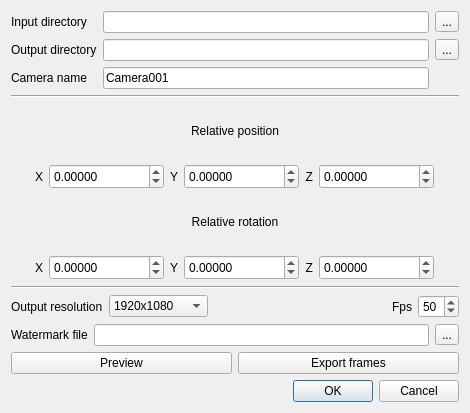
<?xml version="1.0" encoding="UTF-8"?>
<ui version="4.0">
 <class>AnimationDialog</class>
 <widget class="QDialog" name="AnimationDialog">
  <property name="geometry">
   <rect>
    <x>0</x>
    <y>0</y>
    <width>470</width>
    <height>413</height>
   </rect>
  </property>
  <property name="windowTitle">
   <string>wrlAnimation</string>
  </property>
  <property name="windowIcon">
   <iconset resource="../qWrlAnimation.qrc">
    <normaloff>:/CC/plugin/qWrlAnimation/images/icon.png</normaloff>:/CC/plugin/qWrlAnimation/images/icon.png</iconset>
  </property>
  <layout class="QVBoxLayout" name="verticalLayout_4">
   <item>
    <layout class="QGridLayout" name="gridLayout">
     <item row="2" column="0">
      <widget class="QLabel" name="label_3">
       <property name="text">
        <string>Camera name</string>
       </property>
      </widget>
     </item>
     <item row="1" column="0">
      <widget class="QLabel" name="label_4">
       <property name="text">
        <string>Output directory</string>
       </property>
      </widget>
     </item>
     <item row="0" column="0">
      <widget class="QLabel" name="label_2">
       <property name="text">
        <string>Input directory </string>
       </property>
      </widget>
     </item>
     <item row="1" column="3">
      <widget class="QToolButton" name="outputDirButton">
       <property name="text">
        <string>...</string>
       </property>
      </widget>
     </item>
     <item row="0" column="3">
      <widget class="QToolButton" name="inputDirButton">
       <property name="text">
        <string>...</string>
       </property>
      </widget>
     </item>
     <item row="0" column="2">
      <widget class="QLineEdit" name="inputDirLineEdit"/>
     </item>
     <item row="1" column="2">
      <widget class="QLineEdit" name="outputDirLineEdit"/>
     </item>
     <item row="2" column="2">
      <widget class="QLineEdit" name="cameraNameLineEdit">
       <property name="text">
        <string>Camera001</string>
       </property>
      </widget>
     </item>
    </layout>
   </item>
   <item>
    <widget class="Line" name="line_2">
     <property name="orientation">
      <enum>Qt::Horizontal</enum>
     </property>
    </widget>
   </item>
   <item>
    <layout class="QVBoxLayout" name="verticalLayout_2">
     <item>
      <layout class="QVBoxLayout" name="verticalLayout_3">
       <item>
        <widget class="QLabel" name="label_9">
         <property name="text">
          <string>Relative position</string>
         </property>
         <property name="alignment">
          <set>Qt::AlignCenter</set>
         </property>
        </widget>
       </item>
       <item>
        <layout class="QHBoxLayout" name="horizontalLayout_3">
         <item>
          <spacer name="horizontalSpacer_4">
           <property name="orientation">
            <enum>Qt::Horizontal</enum>
           </property>
           <property name="sizeHint" stdset="0">
            <size>
             <width>40</width>
             <height>20</height>
            </size>
           </property>
          </spacer>
         </item>
         <item>
          <widget class="QLabel" name="label_7">
           <property name="text">
            <string>X</string>
           </property>
           <property name="alignment">
            <set>Qt::AlignRight|Qt::AlignTrailing|Qt::AlignVCenter</set>
           </property>
          </widget>
         </item>
         <item>
          <widget class="QDoubleSpinBox" name="xDoubleSpinBox">
           <property name="minimumSize">
            <size>
             <width>115</width>
             <height>25</height>
            </size>
           </property>
           <property name="baseSize">
            <size>
             <width>115</width>
             <height>25</height>
            </size>
           </property>
           <property name="decimals">
            <number>5</number>
           </property>
           <property name="minimum">
            <double>-9999.000000000000000</double>
           </property>
           <property name="maximum">
            <double>9999.000000000000000</double>
           </property>
          </widget>
         </item>
         <item>
          <widget class="QLabel" name="label_8">
           <property name="text">
            <string>Y</string>
           </property>
           <property name="alignment">
            <set>Qt::AlignRight|Qt::AlignTrailing|Qt::AlignVCenter</set>
           </property>
          </widget>
         </item>
         <item>
          <widget class="QDoubleSpinBox" name="yDoubleSpinBox">
           <property name="minimumSize">
            <size>
             <width>115</width>
             <height>25</height>
            </size>
           </property>
           <property name="baseSize">
            <size>
             <width>115</width>
             <height>25</height>
            </size>
           </property>
           <property name="decimals">
            <number>5</number>
           </property>
           <property name="minimum">
            <double>-9999.000000000000000</double>
           </property>
           <property name="maximum">
            <double>9999.000000000000000</double>
           </property>
          </widget>
         </item>
         <item>
          <widget class="QLabel" name="label_6">
           <property name="text">
            <string>Z</string>
           </property>
           <property name="alignment">
            <set>Qt::AlignRight|Qt::AlignTrailing|Qt::AlignVCenter</set>
           </property>
          </widget>
         </item>
         <item>
          <widget class="QDoubleSpinBox" name="zDoubleSpinBox">
           <property name="minimumSize">
            <size>
             <width>115</width>
             <height>25</height>
            </size>
           </property>
           <property name="baseSize">
            <size>
             <width>115</width>
             <height>25</height>
            </size>
           </property>
           <property name="decimals">
            <number>5</number>
           </property>
           <property name="minimum">
            <double>-9999.000000000000000</double>
           </property>
           <property name="maximum">
            <double>9999.000000000000000</double>
           </property>
          </widget>
         </item>
         <item>
          <spacer name="horizontalSpacer_5">
           <property name="orientation">
            <enum>Qt::Horizontal</enum>
           </property>
           <property name="sizeHint" stdset="0">
            <size>
             <width>40</width>
             <height>20</height>
            </size>
           </property>
          </spacer>
         </item>
        </layout>
       </item>
       <item>
        <widget class="QLabel" name="label_10">
         <property name="text">
          <string>Relative rotation</string>
         </property>
         <property name="alignment">
          <set>Qt::AlignCenter</set>
         </property>
        </widget>
       </item>
       <item>
        <layout class="QHBoxLayout" name="horizontalLayout_4">
         <item>
          <spacer name="horizontalSpacer_2">
           <property name="orientation">
            <enum>Qt::Horizontal</enum>
           </property>
           <property name="sizeHint" stdset="0">
            <size>
             <width>40</width>
             <height>20</height>
            </size>
           </property>
          </spacer>
         </item>
         <item>
          <widget class="QLabel" name="label_11">
           <property name="text">
            <string>X</string>
           </property>
           <property name="alignment">
            <set>Qt::AlignRight|Qt::AlignTrailing|Qt::AlignVCenter</set>
           </property>
          </widget>
         </item>
         <item>
          <widget class="QDoubleSpinBox" name="xRotDoubleSpinBox">
           <property name="minimumSize">
            <size>
             <width>115</width>
             <height>25</height>
            </size>
           </property>
           <property name="baseSize">
            <size>
             <width>115</width>
             <height>25</height>
            </size>
           </property>
           <property name="decimals">
            <number>5</number>
           </property>
           <property name="minimum">
            <double>-180.000000000000000</double>
           </property>
           <property name="maximum">
            <double>180.000000000000000</double>
           </property>
          </widget>
         </item>
         <item>
          <widget class="QLabel" name="label_12">
           <property name="text">
            <string>Y</string>
           </property>
           <property name="alignment">
            <set>Qt::AlignRight|Qt::AlignTrailing|Qt::AlignVCenter</set>
           </property>
          </widget>
         </item>
         <item>
          <widget class="QDoubleSpinBox" name="yRotDoubleSpinBox">
           <property name="minimumSize">
            <size>
             <width>115</width>
             <height>25</height>
            </size>
           </property>
           <property name="baseSize">
            <size>
             <width>115</width>
             <height>25</height>
            </size>
           </property>
           <property name="decimals">
            <number>5</number>
           </property>
           <property name="minimum">
            <double>-180.000000000000000</double>
           </property>
           <property name="maximum">
            <double>180.000000000000000</double>
           </property>
          </widget>
         </item>
         <item>
          <widget class="QLabel" name="label_13">
           <property name="text">
            <string>Z</string>
           </property>
           <property name="alignment">
            <set>Qt::AlignRight|Qt::AlignTrailing|Qt::AlignVCenter</set>
           </property>
          </widget>
         </item>
         <item>
          <widget class="QDoubleSpinBox" name="zRotDoubleSpinBox">
           <property name="minimumSize">
            <size>
             <width>115</width>
             <height>25</height>
            </size>
           </property>
           <property name="baseSize">
            <size>
             <width>115</width>
             <height>25</height>
            </size>
           </property>
           <property name="decimals">
            <number>5</number>
           </property>
           <property name="minimum">
            <double>-180.000000000000000</double>
           </property>
           <property name="maximum">
            <double>180.000000000000000</double>
           </property>
          </widget>
         </item>
         <item>
          <spacer name="horizontalSpacer_3">
           <property name="orientation">
            <enum>Qt::Horizontal</enum>
           </property>
           <property name="sizeHint" stdset="0">
            <size>
             <width>40</width>
             <height>20</height>
            </size>
           </property>
          </spacer>
         </item>
        </layout>
       </item>
      </layout>
     </item>
    </layout>
   </item>
   <item>
    <widget class="Line" name="line">
     <property name="orientation">
      <enum>Qt::Horizontal</enum>
     </property>
    </widget>
   </item>
   <item>
    <layout class="QHBoxLayout" name="horizontalLayout_2">
     <item>
      <widget class="QLabel" name="label">
       <property name="text">
        <string>Output resolution</string>
       </property>
      </widget>
     </item>
     <item>
      <widget class="QComboBox" name="sizeModeComboBox">
       <property name="toolTip">
        <string>List of static resolution</string>
       </property>
       <property name="sizeAdjustPolicy">
        <enum>QComboBox::AdjustToContents</enum>
       </property>
       <item>
        <property name="text">
         <string>1920x1080</string>
        </property>
       </item>
       <item>
        <property name="text">
         <string>3840x2160</string>
        </property>
       </item>
       <item>
        <property name="text">
         <string>5760x3240</string>
        </property>
       </item>
       <item>
        <property name="text">
         <string>7680x4320</string>
        </property>
       </item>
       <item>
        <property name="text">
         <string>9600x5400</string>
        </property>
       </item>
       <item>
        <property name="text">
         <string>11520x6480</string>
        </property>
       </item>
       <item>
        <property name="text">
         <string>13440x7560</string>
        </property>
       </item>
       <item>
        <property name="text">
         <string>15360x8640</string>
        </property>
       </item>
       <item>
        <property name="text">
         <string>16320x9180</string>
        </property>
       </item>
       <item>
        <property name="text">
         <string>16384x9216</string>
        </property>
       </item>
      </widget>
     </item>
     <item>
      <spacer name="horizontalSpacer">
       <property name="orientation">
        <enum>Qt::Horizontal</enum>
       </property>
       <property name="sizeHint" stdset="0">
        <size>
         <width>40</width>
         <height>20</height>
        </size>
       </property>
      </spacer>
     </item>
     <item>
      <widget class="QLabel" name="label_5">
       <property name="text">
        <string>Fps</string>
       </property>
      </widget>
     </item>
     <item>
      <widget class="QSpinBox" name="fpsSpinBox">
       <property name="minimum">
        <number>1</number>
       </property>
       <property name="value">
        <number>50</number>
       </property>
      </widget>
     </item>
    </layout>
   </item>
   <item>
    <layout class="QHBoxLayout" name="horizontalLayout_5">
     <item>
      <widget class="QLabel" name="label_14">
       <property name="text">
        <string>Watermark file</string>
       </property>
      </widget>
     </item>
     <item>
      <widget class="QLineEdit" name="watermarkFileLineEdit"/>
     </item>
     <item>
      <widget class="QToolButton" name="watermarkButton">
       <property name="text">
        <string>...</string>
       </property>
      </widget>
     </item>
    </layout>
   </item>
   <item>
    <layout class="QHBoxLayout" name="horizontalLayout">
     <item>
      <widget class="QPushButton" name="previewButton">
       <property name="toolTip">
        <string>Preview the animation</string>
       </property>
       <property name="text">
        <string>Preview</string>
       </property>
      </widget>
     </item>
     <item>
      <widget class="QPushButton" name="exportFramesPushButton">
       <property name="toolTip">
        <string>Export frames as individual images</string>
       </property>
       <property name="text">
        <string>Export frames</string>
       </property>
      </widget>
     </item>
    </layout>
   </item>
   <item>
    <widget class="QDialogButtonBox" name="buttonBox">
     <property name="orientation">
      <enum>Qt::Horizontal</enum>
     </property>
     <property name="standardButtons">
      <set>QDialogButtonBox::Cancel|QDialogButtonBox::Ok</set>
     </property>
    </widget>
   </item>
  </layout>
 </widget>
 <resources>
  <include location="../qWrlAnimation.qrc"/>
 </resources>
 <connections>
  <connection>
   <sender>buttonBox</sender>
   <signal>accepted()</signal>
   <receiver>AnimationDialog</receiver>
   <slot>accept()</slot>
   <hints>
    <hint type="sourcelabel">
     <x>258</x>
     <y>429</y>
    </hint>
    <hint type="destinationlabel">
     <x>157</x>
     <y>274</y>
    </hint>
   </hints>
  </connection>
  <connection>
   <sender>buttonBox</sender>
   <signal>rejected()</signal>
   <receiver>AnimationDialog</receiver>
   <slot>reject()</slot>
   <hints>
    <hint type="sourcelabel">
     <x>326</x>
     <y>429</y>
    </hint>
    <hint type="destinationlabel">
     <x>286</x>
     <y>274</y>
    </hint>
   </hints>
  </connection>
 </connections>
</ui>
